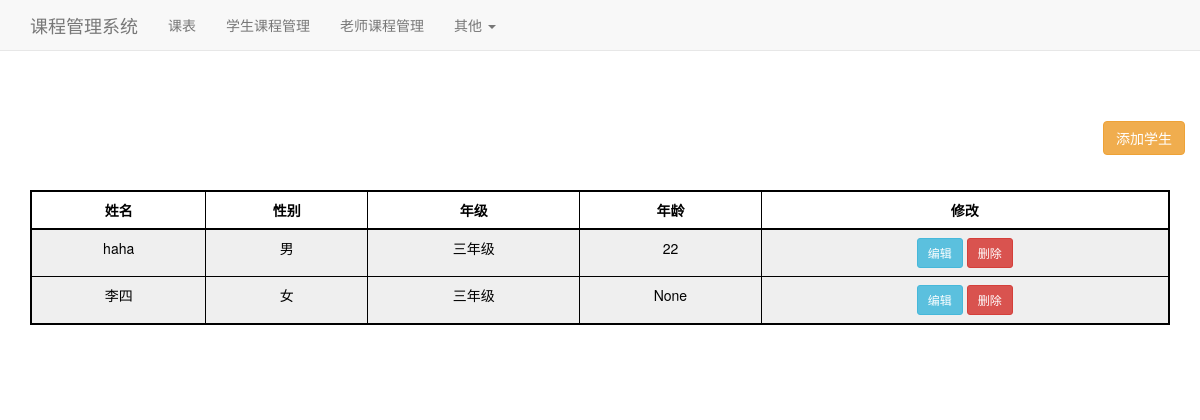
The page /student/ on the database as committed earlier.
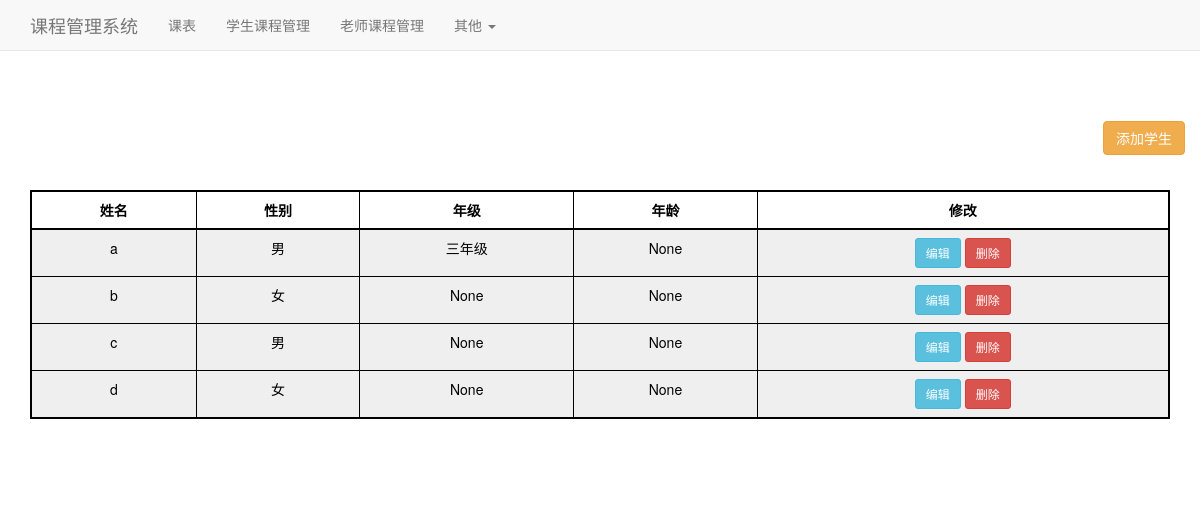
The same page on the database as committed later.
### student/models.py (models this page shows, shortened)
class StudentInfo(models.Model):
    GRADE = (
        (0, '其他'),
        (1, '一年级'),
        (2, '二年级'),
        (3, '三年级'),
        (4, '四年级'),
        (5, '五年级'),
        (6, '六年级'),
        (7, '初一'),
        (8, '初二'),
        (9, '初三'),
        (10, '高一'),
        (11, '高二'),
        (12, '高三'),
    )
    name = models.CharField(verbose_name='学生姓名', max_length=20)
    gender = models.BooleanField(verbose_name='性别', default=False)
    age = models.IntegerField(verbose_name='年龄', null=True, blank=True)
    grade = models.IntegerField(verbose_name='年级', choices=GRADE, default=GRADE[4][0], null=True, blank=True)
    class Meta:
        verbose_name = '学生信息'
        verbose_name_plural = verbose_name

### student/views.py (the view)
# urls.py: path('', StudentView.as_view()),
class StudentView(View):
    def get(self, request):
        student_list = StudentInfo.objects.all()
        context = {
            "title": '学生管理',
            'modal_title': '学生信息',
            'add_button': '添加学生',
            'student_list': student_list,
            'grade_list': StudentInfo.GRADE,
        }
        return render(request, 'student/student.html', context)

### templates/student/student.html (shortened to what this page needs)
{% extends "base_form.html" %}
{% block table %}
<thead>
    <tr>
        <th>姓名</th>
        <th>性别</th>
        <th>年级</th>
        <th>年龄</th>
        <th>修改</th>
    </tr>
</thead>
<tbody >
    {% for student in student_list %}
    <tr class="info">
        <td class="name" value="{{ student.name }}">{{ student.name }}</td>
        {% if student.gender %}
            <td class="gender" value="1">男</td>
        {% else %}
            <td class="gender" value="0">女</td>
        {% endif %}
        <td class="grade" value="{{ student.grade }}">{{ student.get_grade_display }}</td>
        <td class="age" value="{{ student.age }}">{{ student.age }}</td>
        <td>
            <button type="button" class="btn btn-info btn-sm" data-toggle="modal" data-target="#updateModal" onclick="update({{ student.id }})">编辑</button>
            <button type="button" class="btn btn-danger btn-sm"  onclick="delete_one({{ student.id }})">删除</button>
        </td>
    </tr>
    {% endfor %}
</tbody>
{% endblock table %}

### templates/base_form.html (shortened to what this page needs)
{% extends "base.html" %}
{% block body %}
    <div class="jumbotron">
        <div class="container">
            <div class="row">
                {% block row %}
                <p class="text-right"><button type="button" class="btn btn-warning" data-toggle="modal" data-target="#updateModal" onclick="setUrl()">{{ add_button }}</button></p>
                {% endblock row %}
            </div>
            <div class="table-responsive">
                <table class="table table-bordered table-hover">
                    {% block table %}{% endblock table %}
                </table>
            </div>
        </div>
    </div>
{% endblock body %}

### templates/base.html (shortened to what this page needs)
<!DOCTYPE html>
<html lang="zh">
<head>
    <link href="/static/css/bootstrap.min.css" rel="stylesheet">
    <link rel="stylesheet" href="/static/css/main.css">
    <link rel="stylesheet" href="/static/css/validation.css">
</head>
<body>
    <nav class="navbar navbar-default navbar-static-top">
        <div class="container">
            <div class="navbar-header">
                <a class="navbar-brand" href="/lesson/schedule/">课程管理系统</a>
            </div>
            <div id="navbar" class="navbar-collapse collapse">
                <ul class="nav navbar-nav">
                    <li><a href="/lesson/schedule/">课表</a></li>
                    <li><a href="/lesson/student/">学生课程管理</a></li>
                    <li><a href="/lesson/teacher/">老师课程管理</a></li>
                    <li class="dropdown">
                        <a href="#" class="dropdown-toggle" data-toggle="dropdown" role="button" aria-haspopup="true" aria-expanded="false">
                            其他 <span class="caret"></span>
                        </a>
                    </li>
                </ul>
            </div>
        </div>
    </nav>
    {% block body %}{% endblock body %}
</body>
</html>

### static/css/main.css (style rules this page uses)
.table { background-color: #fff; }
.jumbotron { background-color: #fff; }
.table-bordered thead { border: 2px solid #000; }
.table-bordered tbody { border: 2px solid #000; }
.table-responsive .table-bordered tbody tr td, .table-responsive .table-bordered thead tr th, .table-responsive .table-bordered tbody tr th { border: 1px solid #000; }
.table tbody tr.info td { background-color: #efefef; }
.table th, .table td { text-align: center; }
.table-responsive .table { padding: 2px; color: #000; }
.row { margin-bottom: 20px; }

Rows that differ between the two databases and show on the page:
removed StudentInfo: name "李四", gender "女", grade "三年级", age "None"
added StudentInfo: name "a", gender "男", grade "三年级", age "None"
added StudentInfo: name "b", gender "女", grade "None", age "None"
changed StudentInfo (number 3 of 4 on the later page): name "haha" → "c"; grade "三年级" → "None"; age "22" → "None"
added StudentInfo: name "d", gender "女", grade "None", age "None"
